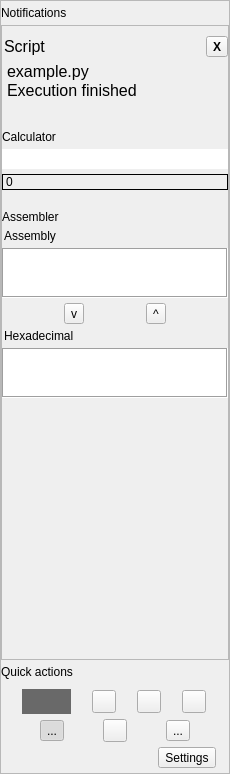
<?xml version="1.0" encoding="UTF-8"?>
<ui version="4.0">
 <class>SideBar</class>
 <widget class="QWidget" name="SideBar">
  <property name="geometry">
   <rect>
    <x>0</x>
    <y>0</y>
    <width>230</width>
    <height>774</height>
   </rect>
  </property>
  <property name="windowTitle">
   <string>Form</string>
  </property>
  <layout class="QVBoxLayout" name="verticalLayout">
   <property name="leftMargin">
    <number>0</number>
   </property>
   <property name="topMargin">
    <number>0</number>
   </property>
   <property name="rightMargin">
    <number>0</number>
   </property>
   <property name="bottomMargin">
    <number>0</number>
   </property>
   <item>
    <widget class="QScrollArea" name="scrollArea">
     <property name="widgetResizable">
      <bool>true</bool>
     </property>
     <widget class="QWidget" name="scrollAreaWidgetContents">
      <property name="geometry">
       <rect>
        <x>0</x>
        <y>0</y>
        <width>228</width>
        <height>772</height>
       </rect>
      </property>
      <layout class="QVBoxLayout" name="verticalLayout_2">
       <property name="spacing">
        <number>5</number>
       </property>
       <property name="leftMargin">
        <number>0</number>
       </property>
       <property name="topMargin">
        <number>5</number>
       </property>
       <property name="rightMargin">
        <number>0</number>
       </property>
       <property name="bottomMargin">
        <number>5</number>
       </property>
       <item>
        <layout class="QHBoxLayout" name="horizontalLayout_4">
         <property name="topMargin">
          <number>0</number>
         </property>
         <item>
          <widget class="QLabel" name="label_2">
           <property name="sizePolicy">
            <sizepolicy hsizetype="Preferred" vsizetype="Preferred">
             <horstretch>0</horstretch>
             <verstretch>0</verstretch>
            </sizepolicy>
           </property>
           <property name="text">
            <string notr="true">Notifications</string>
           </property>
          </widget>
         </item>
        </layout>
       </item>
       <item>
        <widget class="QScrollArea" name="notiScrollArea">
         <property name="sizePolicy">
          <sizepolicy hsizetype="Preferred" vsizetype="Expanding">
           <horstretch>0</horstretch>
           <verstretch>0</verstretch>
          </sizepolicy>
         </property>
         <property name="horizontalScrollBarPolicy">
          <enum>Qt::ScrollBarAlwaysOff</enum>
         </property>
         <property name="widgetResizable">
          <bool>true</bool>
         </property>
         <widget class="QWidget" name="scrollAreaWidgetContents_2">
          <property name="geometry">
           <rect>
            <x>0</x>
            <y>0</y>
            <width>226</width>
            <height>602</height>
           </rect>
          </property>
          <layout class="QVBoxLayout" name="verticalLayout_3">
           <property name="spacing">
            <number>10</number>
           </property>
           <property name="leftMargin">
            <number>0</number>
           </property>
           <property name="topMargin">
            <number>0</number>
           </property>
           <property name="rightMargin">
            <number>0</number>
           </property>
           <property name="bottomMargin">
            <number>0</number>
           </property>
           <item>
            <spacer name="verticalSpacer_2">
             <property name="orientation">
              <enum>Qt::Vertical</enum>
             </property>
             <property name="sizeType">
              <enum>QSizePolicy::Fixed</enum>
             </property>
             <property name="sizeHint" stdset="0">
              <size>
               <width>20</width>
               <height>10</height>
              </size>
             </property>
            </spacer>
           </item>
           <item>
            <layout class="QVBoxLayout" name="verticalLayout_7">
             <property name="spacing">
              <number>5</number>
             </property>
             <item>
              <layout class="QHBoxLayout" name="horizontalLayout_8">
               <property name="spacing">
                <number>0</number>
               </property>
               <property name="topMargin">
                <number>0</number>
               </property>
               <item>
                <widget class="QLabel" name="label_8">
                 <property name="font">
                  <font>
                   <pointsize>12</pointsize>
                  </font>
                 </property>
                 <property name="text">
                  <string>Script</string>
                 </property>
                 <property name="margin">
                  <number>3</number>
                 </property>
                 <property name="indent">
                  <number>2</number>
                 </property>
                </widget>
               </item>
               <item>
                <widget class="QToolButton" name="toolButton_3">
                 <property name="font">
                  <font>
                   <weight>75</weight>
                   <bold>true</bold>
                  </font>
                 </property>
                 <property name="text">
                  <string>X</string>
                 </property>
                </widget>
               </item>
              </layout>
             </item>
             <item>
              <layout class="QHBoxLayout" name="horizontalLayout_7">
               <property name="spacing">
                <number>0</number>
               </property>
               <item>
                <layout class="QVBoxLayout" name="verticalLayout_5">
                 <property name="spacing">
                  <number>0</number>
                 </property>
                 <item>
                  <widget class="QLabel" name="label_5">
                   <property name="sizePolicy">
                    <sizepolicy hsizetype="Expanding" vsizetype="Fixed">
                     <horstretch>0</horstretch>
                     <verstretch>0</verstretch>
                    </sizepolicy>
                   </property>
                   <property name="font">
                    <font>
                     <pointsize>12</pointsize>
                    </font>
                   </property>
                   <property name="text">
                    <string>example.py</string>
                   </property>
                   <property name="indent">
                    <number>5</number>
                   </property>
                  </widget>
                 </item>
                 <item>
                  <widget class="QLabel" name="label_6">
                   <property name="sizePolicy">
                    <sizepolicy hsizetype="Expanding" vsizetype="Fixed">
                     <horstretch>0</horstretch>
                     <verstretch>0</verstretch>
                    </sizepolicy>
                   </property>
                   <property name="font">
                    <font>
                     <pointsize>12</pointsize>
                    </font>
                   </property>
                   <property name="text">
                    <string>Execution finished</string>
                   </property>
                   <property name="indent">
                    <number>5</number>
                   </property>
                  </widget>
                 </item>
                </layout>
               </item>
               <item>
                <widget class="QLabel" name="label_10">
                 <property name="sizePolicy">
                  <sizepolicy hsizetype="Minimum" vsizetype="Preferred">
                   <horstretch>0</horstretch>
                   <verstretch>0</verstretch>
                  </sizepolicy>
                 </property>
                 <property name="minimumSize">
                  <size>
                   <width>30</width>
                   <height>0</height>
                  </size>
                 </property>
                 <property name="text">
                  <string/>
                 </property>
                 <property name="pixmap">
                  <pixmap resource="../resources.qrc">:/img/icons/spin_white.svg</pixmap>
                 </property>
                </widget>
               </item>
              </layout>
             </item>
            </layout>
           </item>
           <item>
            <spacer name="verticalSpacer_3">
             <property name="orientation">
              <enum>Qt::Vertical</enum>
             </property>
             <property name="sizeType">
              <enum>QSizePolicy::Fixed</enum>
             </property>
             <property name="sizeHint" stdset="0">
              <size>
               <width>20</width>
               <height>20</height>
              </size>
             </property>
            </spacer>
           </item>
           <item>
            <layout class="QVBoxLayout" name="calcLayout">
             <property name="spacing">
              <number>5</number>
             </property>
             <item>
              <widget class="QLabel" name="calcLabel">
               <property name="text">
                <string>Calculator</string>
               </property>
              </widget>
             </item>
             <item>
              <widget class="QLineEdit" name="calcInput">
               <property name="frame">
                <bool>false</bool>
               </property>
               <property name="clearButtonEnabled">
                <bool>true</bool>
               </property>
              </widget>
             </item>
             <item>
              <widget class="QLabel" name="calcOutput">
               <property name="frameShape">
                <enum>QFrame::Box</enum>
               </property>
               <property name="text">
                <string>0</string>
               </property>
              </widget>
             </item>
            </layout>
           </item>
           <item>
            <spacer name="verticalSpacer_4">
             <property name="orientation">
              <enum>Qt::Vertical</enum>
             </property>
             <property name="sizeType">
              <enum>QSizePolicy::Fixed</enum>
             </property>
             <property name="sizeHint" stdset="0">
              <size>
               <width>20</width>
               <height>10</height>
              </size>
             </property>
            </spacer>
           </item>
           <item>
            <layout class="QVBoxLayout" name="asmLayout">
             <property name="spacing">
              <number>5</number>
             </property>
             <item>
              <widget class="QLabel" name="label_13">
               <property name="text">
                <string>Assembler</string>
               </property>
              </widget>
             </item>
             <item>
              <widget class="QLabel" name="label_14">
               <property name="text">
                <string>Assembly</string>
               </property>
               <property name="margin">
                <number>2</number>
               </property>
               <property name="indent">
                <number>2</number>
               </property>
              </widget>
             </item>
             <item>
              <widget class="QPlainTextEdit" name="asmInput">
               <property name="sizePolicy">
                <sizepolicy hsizetype="Expanding" vsizetype="Fixed">
                 <horstretch>0</horstretch>
                 <verstretch>0</verstretch>
                </sizepolicy>
               </property>
               <property name="maximumSize">
                <size>
                 <width>16777215</width>
                 <height>50</height>
                </size>
               </property>
               <property name="frameShape">
                <enum>QFrame::Box</enum>
               </property>
               <property name="verticalScrollBarPolicy">
                <enum>Qt::ScrollBarAlwaysOff</enum>
               </property>
               <property name="horizontalScrollBarPolicy">
                <enum>Qt::ScrollBarAlwaysOff</enum>
               </property>
              </widget>
             </item>
             <item>
              <layout class="QHBoxLayout" name="horizontalLayout_9">
               <property name="spacing">
                <number>0</number>
               </property>
               <item>
                <widget class="QToolButton" name="asm2hex">
                 <property name="text">
                  <string>v</string>
                 </property>
                </widget>
               </item>
               <item>
                <widget class="QToolButton" name="hex2asm">
                 <property name="text">
                  <string>^</string>
                 </property>
                </widget>
               </item>
              </layout>
             </item>
             <item>
              <widget class="QLabel" name="label_15">
               <property name="text">
                <string>Hexadecimal</string>
               </property>
               <property name="margin">
                <number>2</number>
               </property>
               <property name="indent">
                <number>2</number>
               </property>
              </widget>
             </item>
             <item>
              <widget class="QPlainTextEdit" name="hexInput">
               <property name="sizePolicy">
                <sizepolicy hsizetype="Expanding" vsizetype="Fixed">
                 <horstretch>0</horstretch>
                 <verstretch>0</verstretch>
                </sizepolicy>
               </property>
               <property name="maximumSize">
                <size>
                 <width>16777215</width>
                 <height>50</height>
                </size>
               </property>
               <property name="frameShape">
                <enum>QFrame::Box</enum>
               </property>
               <property name="verticalScrollBarPolicy">
                <enum>Qt::ScrollBarAlwaysOff</enum>
               </property>
               <property name="horizontalScrollBarPolicy">
                <enum>Qt::ScrollBarAlwaysOff</enum>
               </property>
              </widget>
             </item>
            </layout>
           </item>
           <item>
            <spacer name="verticalSpacer">
             <property name="orientation">
              <enum>Qt::Vertical</enum>
             </property>
             <property name="sizeHint" stdset="0">
              <size>
               <width>20</width>
               <height>40</height>
              </size>
             </property>
            </spacer>
           </item>
          </layout>
         </widget>
        </widget>
       </item>
       <item>
        <widget class="QLabel" name="label">
         <property name="text">
          <string notr="true">Quick actions</string>
         </property>
        </widget>
       </item>
       <item>
        <layout class="QHBoxLayout" name="horizontalLayout_2">
         <property name="spacing">
          <number>5</number>
         </property>
         <property name="leftMargin">
          <number>5</number>
         </property>
         <property name="topMargin">
          <number>5</number>
         </property>
         <property name="rightMargin">
          <number>5</number>
         </property>
         <item>
          <widget class="QToolButton" name="toolButton_4">
           <property name="styleSheet">
            <string notr="true">QToolButton { /* all types of tool button */
     border: 3px solid rgb(105, 105, 105);
     border-left: 15px solid rgb(105, 105, 105);
	 border-right: 15px solid rgb(105, 105, 105);
     background-color: rgb(105, 105, 105);
	 color: rgb(172, 174, 175);
 }

QToolButton:hover {
     border: 3px solid #333;
     border-left: 15px solid #333;
	 border-right: 15px solid #333;
     border-radius: 0px;
     background-color: #333;
 }

QToolButton:pressed {
     border: 3px solid #2180a9;
     border-left: 15px solid #2180a9;
	 border-right: 15px solid #2180a9;
     border-radius: 0px;
     background-color: #2180a9;
}

QToolButton:checked {
     border: 3px solid #2180a9;
     border-left: 15px solid #2180a9;
	 border-right: 15px solid #2180a9;
     border-radius: 0px;
     background-color: #2180a9;
}

QToolTip {
	background-color: #2180a9;
	border: 3px solid #2180a9;
	color: rgb(232, 232, 232);
}</string>
           </property>
           <property name="text">
            <string/>
           </property>
           <property name="icon">
            <iconset resource="../resources.qrc">
             <normaloff>:/img/icons/up_white.svg</normaloff>:/img/icons/up_white.svg</iconset>
           </property>
          </widget>
         </item>
         <item>
          <widget class="QToolButton" name="tabsButton">
           <property name="toolTip">
            <string notr="true">Tabs Up/Down</string>
           </property>
           <property name="text">
            <string notr="true"/>
           </property>
           <property name="icon">
            <iconset resource="../resources.qrc">
             <normaloff>:/img/icons/tabs_white.svg</normaloff>:/img/icons/tabs_white.svg</iconset>
           </property>
          </widget>
         </item>
         <item>
          <widget class="QToolButton" name="consoleButton">
           <property name="toolTip">
            <string notr="true">Show/Hide Console</string>
           </property>
           <property name="text">
            <string notr="true"/>
           </property>
           <property name="icon">
            <iconset resource="../resources.qrc">
             <normaloff>:/img/icons/down_white.svg</normaloff>:/img/icons/down_white.svg</iconset>
           </property>
           <property name="checkable">
            <bool>true</bool>
           </property>
          </widget>
         </item>
         <item>
          <widget class="QToolButton" name="themesButton">
           <property name="toolTip">
            <string notr="true">Switch theme</string>
           </property>
           <property name="text">
            <string notr="true"/>
           </property>
           <property name="icon">
            <iconset resource="../resources.qrc">
             <normaloff>:/img/icons/themes_white.svg</normaloff>:/img/icons/themes_white.svg</iconset>
           </property>
           <property name="checkable">
            <bool>true</bool>
           </property>
          </widget>
         </item>
        </layout>
       </item>
       <item>
        <layout class="QHBoxLayout" name="horizontalLayout">
         <property name="spacing">
          <number>5</number>
         </property>
         <property name="leftMargin">
          <number>5</number>
         </property>
         <property name="topMargin">
          <number>0</number>
         </property>
         <property name="rightMargin">
          <number>5</number>
         </property>
         <item>
          <widget class="QToolButton" name="respButton">
           <property name="toolTip">
            <string>Toogle resposiveness</string>
           </property>
           <property name="text">
            <string>...</string>
           </property>
           <property name="icon">
            <iconset resource="../resources.qrc">
             <normaloff>:/img/icons/disas_white.svg</normaloff>:/img/icons/disas_white.svg</iconset>
           </property>
           <property name="checkable">
            <bool>true</bool>
           </property>
           <property name="checked">
            <bool>true</bool>
           </property>
          </widget>
         </item>
         <item>
          <widget class="QToolButton" name="refreshButton">
           <property name="toolTip">
            <string notr="true">Refresh memory</string>
           </property>
           <property name="text">
            <string notr="true"/>
           </property>
           <property name="icon">
            <iconset resource="../resources.qrc">
             <normaloff>:/img/icons/spin_white.svg</normaloff>:/img/icons/spin_white.svg</iconset>
           </property>
          </widget>
         </item>
         <item>
          <widget class="QToolButton" name="lockButton">
           <property name="toolTip">
            <string notr="true">Lock/Unlock interface</string>
           </property>
           <property name="text">
            <string notr="true">...</string>
           </property>
           <property name="icon">
            <iconset resource="../resources.qrc">
             <normaloff>:/img/icons/unlock_white.svg</normaloff>:/img/icons/unlock_white.svg</iconset>
           </property>
           <property name="checkable">
            <bool>true</bool>
           </property>
          </widget>
         </item>
        </layout>
       </item>
       <item>
        <layout class="QHBoxLayout" name="horizontalLayout_3">
         <property name="rightMargin">
          <number>13</number>
         </property>
         <item>
          <spacer name="horizontalSpacer">
           <property name="orientation">
            <enum>Qt::Horizontal</enum>
           </property>
           <property name="sizeHint" stdset="0">
            <size>
             <width>40</width>
             <height>20</height>
            </size>
           </property>
          </spacer>
         </item>
         <item>
          <widget class="QToolButton" name="toolButton_2">
           <property name="toolTip">
            <string notr="true">Settings</string>
           </property>
           <property name="text">
            <string>Settings</string>
           </property>
           <property name="icon">
            <iconset resource="../resources.qrc">
             <normaloff>:/img/icons/cog_white.svg</normaloff>:/img/icons/cog_white.svg</iconset>
           </property>
           <property name="toolButtonStyle">
            <enum>Qt::ToolButtonIconOnly</enum>
           </property>
          </widget>
         </item>
        </layout>
       </item>
      </layout>
     </widget>
    </widget>
   </item>
  </layout>
 </widget>
 <resources>
  <include location="../resources.qrc"/>
 </resources>
 <connections/>
</ui>
